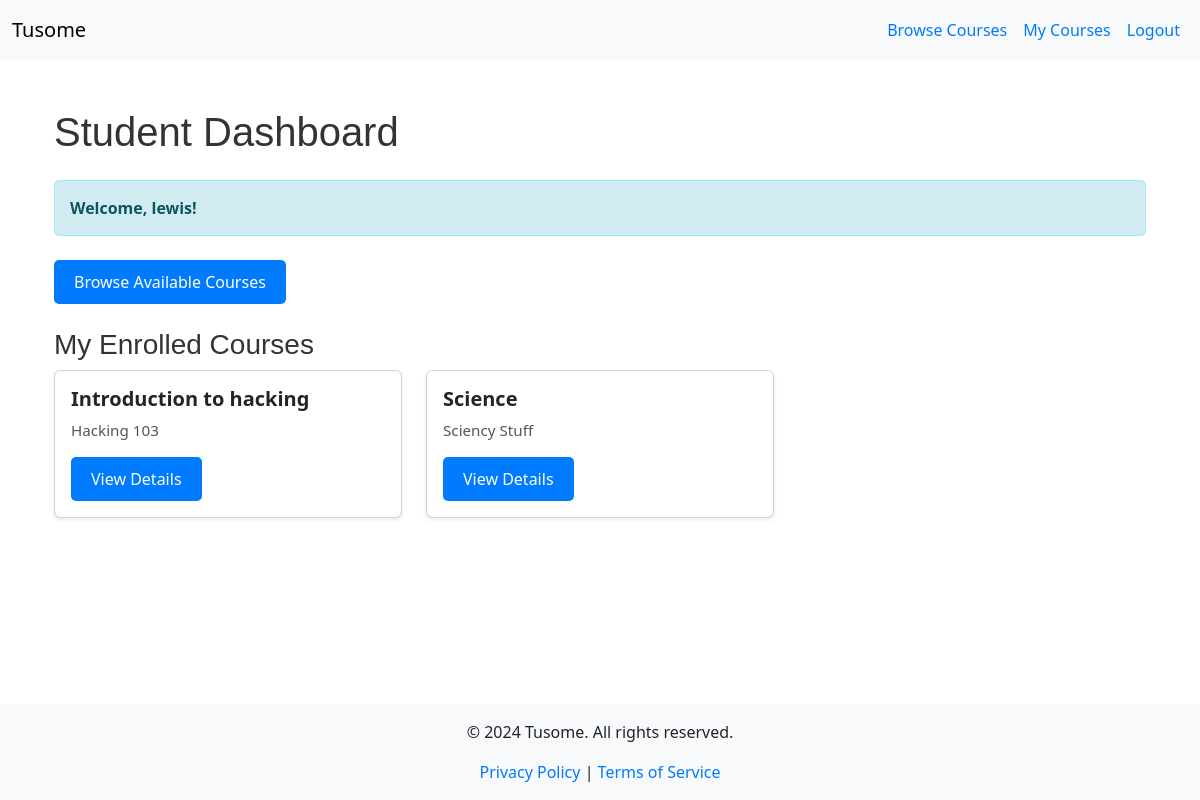
The app's page /student_dashboard (signed in) with its own data.
### models.py (models this page shows, shortened)
class User(UserMixin, db.Model):
    id = db.Column(db.Integer, primary_key=True)
    username = db.Column(db.String(150), unique=True, nullable=False)
    password = db.Column(db.String(150), nullable=False)
    role = db.Column(db.Enum(RoleEnum), nullable=False)  # Using Enum for roles
    instructor = db.relationship('Instructor', back_populates='user', uselist=False)
    student = db.relationship('Student', back_populates='user', uselist=False)

class Course(db.Model):
    id = db.Column(db.Integer, primary_key=True)
    title = db.Column(db.String(200), nullable=False)
    description = db.Column(db.Text, nullable=False)
    is_featured = db.Column(db.Boolean, default=False)
    instructor_id = db.Column(db.Integer, db.ForeignKey('instructor.id'), nullable=False)
    instructor = db.relationship('Instructor', back_populates='courses')
    lessons = db.relationship('Lesson', back_populates='course', lazy=True)
    quizzes = db.relationship('Quiz', back_populates='course', lazy=True)
    materials = db.relationship('CourseMaterial', back_populates='course', lazy=True)
    enrollments = db.relationship('Enrollment', back_populates='course', lazy=True)
    submissions = db.relationship('Submission', back_populates='course', lazy=True)

### app.py (the view)
@app.route('/student_dashboard')
@role_required(RoleEnum.STUDENT)
def student_dashboard():
    enrollments = current_user.student.enrollments
    courses = [enrollment.course for enrollment in enrollments]
    return render_template('student_dashboard.html', courses=courses)

### app.py (called while the page is built)
@app.context_processor
def inject_current_year():
    return {'current_year': datetime.utcnow().year}

@login_manager.user_loader
def load_user(user_id):
    return User.query.get(int(user_id))

@app.context_processor
def inject_roleenum():
    return dict(RoleEnum=RoleEnum)

def role_required(role):
    def decorator(f):
        @wraps(f)
        @login_required  # Ensure the user is logged in
        def decorated_function(*args, **kwargs):
            if current_user.role != role:
                flash('Access denied.', 'danger')
                return redirect(url_for('index'))
            return f(*args, **kwargs)
        return decorated_function
    return decorator

### templates/student_dashboard.html (shortened to what this page needs)
{% extends "base.html" %}
{% block content %}
<div class="container">
    <h1 class="my-4">Student Dashboard</h1>
    <div class="alert alert-info">
        <strong>Welcome, {{ current_user.username }}!</strong>
    </div>
    <div class="mt-4">
      <a href="{{ url_for('browse_courses') }}" class="btn btn-primary">Browse Available Courses</a>
    </div>
    <div class="mt-4">
      <h3>My Enrolled Courses</h3>
      {% if courses %}
        <div class="row">
          {% for course in courses %}
            <div class="col-md-4 mb-4">
              <div class="card h-100 shadow-sm">
                <div class="card-body d-flex flex-column">
                  <h5 class="card-title">{{ course.title }}</h5>
                  <p class="card-text">{{ course.description[:150] }}{% if course.description|length > 150 %}...{% endif %}</p>
                  <div class="mt-auto">
                    <a href="{{ url_for('course_details', course_id=course.id) }}" class="btn btn-primary">View Details</a>
                  </div>
                </div>
              </div>
            </div>
          {% endfor %}
        </div>
      {% else %}
        <p>You are not enrolled in any courses yet.</p>
      {% endif %}
    </div>
</div>
{% endblock %}

### static/css/style.css (style rules this page uses)
h1 { font-size: 2.5em; margin-bottom: 20px; }
.btn { padding: 10px 20px; border: none; border-radius: 5px; color: white; background-color: #007BFF; text-decoration: none; display: inline-block; transition: background-color 0.3s; }
h1, h2, h3 { color: #333; font-family: 'Arial', sans-serif; }
a { color: #007BFF; text-decoration: none; }
.card-title { font-size: 1.25rem; font-weight: bold; }
.card-text { font-size: 0.95rem; color: #555; }
.btn-primary { background-color: #007BFF; border-color: #007BFF; }
.alert-info { background-color: #d1ecf1; color: #0c5460; }
html, body { height: 100%; margin: 0; }
body { display: flex; flex-direction: column; }
.alert { margin-top: 10px; padding: 15px; border-radius: 5px; }

### templates/base.html (style rules this page uses)
html, body { height: 100%; margin: 0; }
body { display: flex; flex-direction: column; }

### records on screen
User: username "lewis"
Course: title "Introduction to hacking", description "Hacking 103"
Course: title "Science", description "Sciency Stuff"
